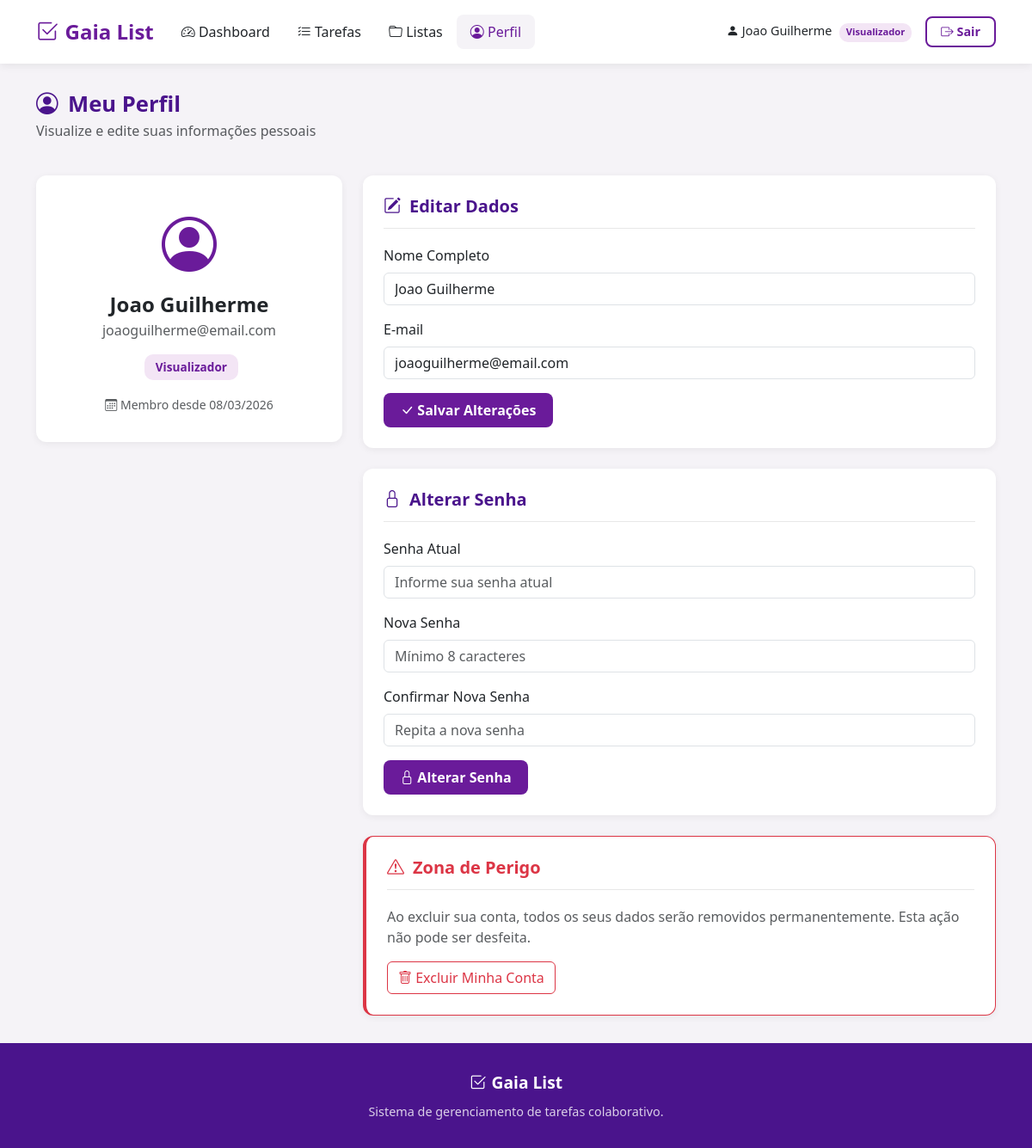
Screenshot of /perfil.php (signed in) with the database file from the repository.
### tables this page shows
CREATE TABLE IF NOT EXISTS usuarios (
    id INT AUTO_INCREMENT PRIMARY KEY,
    nome VARCHAR(100) NOT NULL,
    email VARCHAR(100) NOT NULL UNIQUE,
    senha VARCHAR(255) NOT NULL,
    perfil ENUM('editor', 'comentador', 'visualizador') NOT NULL DEFAULT 'visualizador',
    data_cadastro DATETIME DEFAULT CURRENT_TIMESTAMP
);

### perfil.php (the view, shortened to what this page needs)
<?php
require_once 'includes/header_privado.php';
require_once 'includes/conexao.php';
$sql = "SELECT id, nome, email, perfil, data_cadastro FROM usuarios WHERE id = ?";
$stmt = $PDO->prepare($sql);
$stmt->bindParam(1, $_SESSION['usuario_id']);
$stmt->execute();
$usuarioDB = $stmt->fetch(PDO::FETCH_OBJ);
$usuario = array(
    'id' => $usuarioDB->id,
    'nome' => $usuarioDB->nome,
    'email' => $usuarioDB->email,
    'perfil' => $usuarioDB->perfil,
    'data_cadastro' => date('d/m/Y', strtotime($usuarioDB->data_cadastro))
);
?>
        <section class="page-section">
            <div class="container">
                <div class="page-header">
                    <div>
                        <h2><i class="bi bi-person-circle"></i> Meu Perfil</h2>
                        <p class="text-muted">Visualize e edite suas informações pessoais</p>
                    </div>
                </div>
                <div class="row g-4">
                    <div class="col-lg-4">
                        <div class="perfil-card-info">
                            <div class="perfil-avatar">
                                <i class="bi bi-person-circle"></i>
                            </div>
                            <h4><?php echo $usuario['nome']; ?></h4>
                            <p class="text-muted"><?php echo $usuario['email']; ?></p>
                            <span class="nav-perfil-badge perfil-badge-grande">
                                <?php echo $usuario['perfil']; ?>
                            </span>
                            <div class="perfil-meta mt-3">
                                <small class="text-muted">
                                    <i class="bi bi-calendar3"></i> Membro desde <?php echo $usuario['data_cadastro']; ?>
                                </small>
                            </div>
                        </div>
                    </div>
                    <div class="col-lg-8">
                        <div class="perfil-form-card mb-4">
                            <h5><i class="bi bi-pencil-square"></i> Editar Dados</h5>
                            <form id="formEditarPerfil" action="acoes/perfil_atualizar.php" method="POST" novalidate>
                                <div class="mb-3">
                                    <label for="perfilNome" class="form-label">Nome Completo</label>
                                    <input type="text" class="form-control" id="perfilNome" name="nome"
                                           value="<?php echo $usuario['nome']; ?>" required>
                                </div>
                                <div class="mb-3">
                                    <label for="perfilEmail" class="form-label">E-mail</label>
                                    <input type="email" class="form-control" id="perfilEmail" name="email"
                                           value="<?php echo $usuario['email']; ?>" required>
                                </div>
                                <button type="submit" class="btn btn-gaia-primary">
                                    <i class="bi bi-check-lg"></i> Salvar Alterações
                                </button>
                            </form>
                        </div>
                        <div class="perfil-form-card mb-4">
                            <h5><i class="bi bi-lock"></i> Alterar Senha</h5>
                            <form id="formAlterarSenha" action="acoes/perfil_senha.php" method="POST" novalidate>
                                <div class="mb-3">
                                    <label for="senhaAtual" class="form-label">Senha Atual</label>
                                    <input type="password" class="form-control" id="senhaAtual" name="senha_atual"
                                           placeholder="Informe sua senha atual" required>
                                </div>
                                <div class="mb-3">
                                    <label for="senhaNova" class="form-label">Nova Senha</label>
                                    <input type="password" class="form-control" id="senhaNova" name="senha_nova"
                                           placeholder="Mínimo 8 caracteres" required>
                                </div>
                                <div class="mb-3">
                                    <label for="senhaConfirmar" class="form-label">Confirmar Nova Senha</label>
                                    <input type="password" class="form-control" id="senhaConfirmar" name="senha_confirmar"
                                           placeholder="Repita a nova senha" required>
                                </div>
                                <button type="submit" class="btn btn-gaia-primary">
                                    <i class="bi bi-lock"></i> Alterar Senha
                                </button>
                            </form>
                        </div>
                        <div class="perfil-form-card perfil-danger-card">
                            <h5><i class="bi bi-exclamation-triangle"></i> Zona de Perigo</h5>
                            <p class="text-muted">Ao excluir sua conta, todos os seus dados serão removidos permanentemente. Esta ação não pode ser desfeita.</p>
                            <form id="formExcluirConta" action="acoes/perfil_excluir.php" method="POST">
                                <button type="submit" class="btn btn-outline-danger">
                                    <i class="bi bi-trash"></i> Excluir Minha Conta
                                </button>
                            </form>
                        </div>
                    </div>
                </div>
            </div>
        </section>
<?php require_once 'includes/footer.php'; ?>

### style.css (style rules this page uses)
body { font-family: 'Segoe UI', Tahoma, Geneva, Verdana, sans-serif; color: #212529; background-color: #f5f3f7; display: flex; flex-direction: column; min-height: 100vh; }
.nav-perfil-badge { display: inline-block; background-color: #f3e5f5; color: #6A1B9A; font-size: 0.7rem; font-weight: 700; padding: 0.15rem 0.5rem; border-radius: 10px; text-transform: capitalize; margin-left: 0.3rem; }
.perfil-badge-grande { font-size: 0.85rem; padding: 0.3rem 0.8rem; }
.btn-gaia-primary { background-color: #6A1B9A; color: #ffffff; border: none; font-weight: 600; border-radius: 8px; padding: 0.5rem 1.2rem; }
.page-section { padding: 2rem 0; }
.page-header { display: flex; justify-content: space-between; align-items: flex-start; margin-bottom: 1.5rem; }
.page-header h2 { font-weight: 700; color: #4A148C; font-size: 1.6rem; margin-bottom: 0.2rem; }
.page-header h2 i { margin-right: 0.3rem; }
.perfil-card-info { background-color: #ffffff; border-radius: 12px; padding: 2rem; box-shadow: 0 2px 8px rgba(0, 0, 0, 0.06); text-align: center; }
.perfil-avatar { font-size: 4rem; color: #6A1B9A; margin-bottom: 0.5rem; }
.perfil-card-info h4 { font-weight: 700; color: #212529; margin-bottom: 0.2rem; }
.perfil-form-card { background-color: #ffffff; border-radius: 12px; padding: 1.5rem; box-shadow: 0 2px 8px rgba(0, 0, 0, 0.06); }
.perfil-form-card h5 { font-weight: 700; color: #4A148C; margin-bottom: 1.2rem; padding-bottom: 0.8rem; border-bottom: 1px solid #e8e8e8; }
.perfil-form-card h5 i { margin-right: 0.3rem; }
.perfil-danger-card { border: 1px solid #dc3545; border-left: 4px solid #dc3545; }
.perfil-danger-card h5 { color: #dc3545; }

### rows the page displays
usuarios: nome "Joao Guilherme", email "joaoguilherme@email.com", perfil "Visualizador"

### other values shown
$_SESSION['nome'] "Joao Guilherme"
$_SESSION['perfil'] "Visualizador"
$usuario['data_cadastro'] "08/03/2026"
